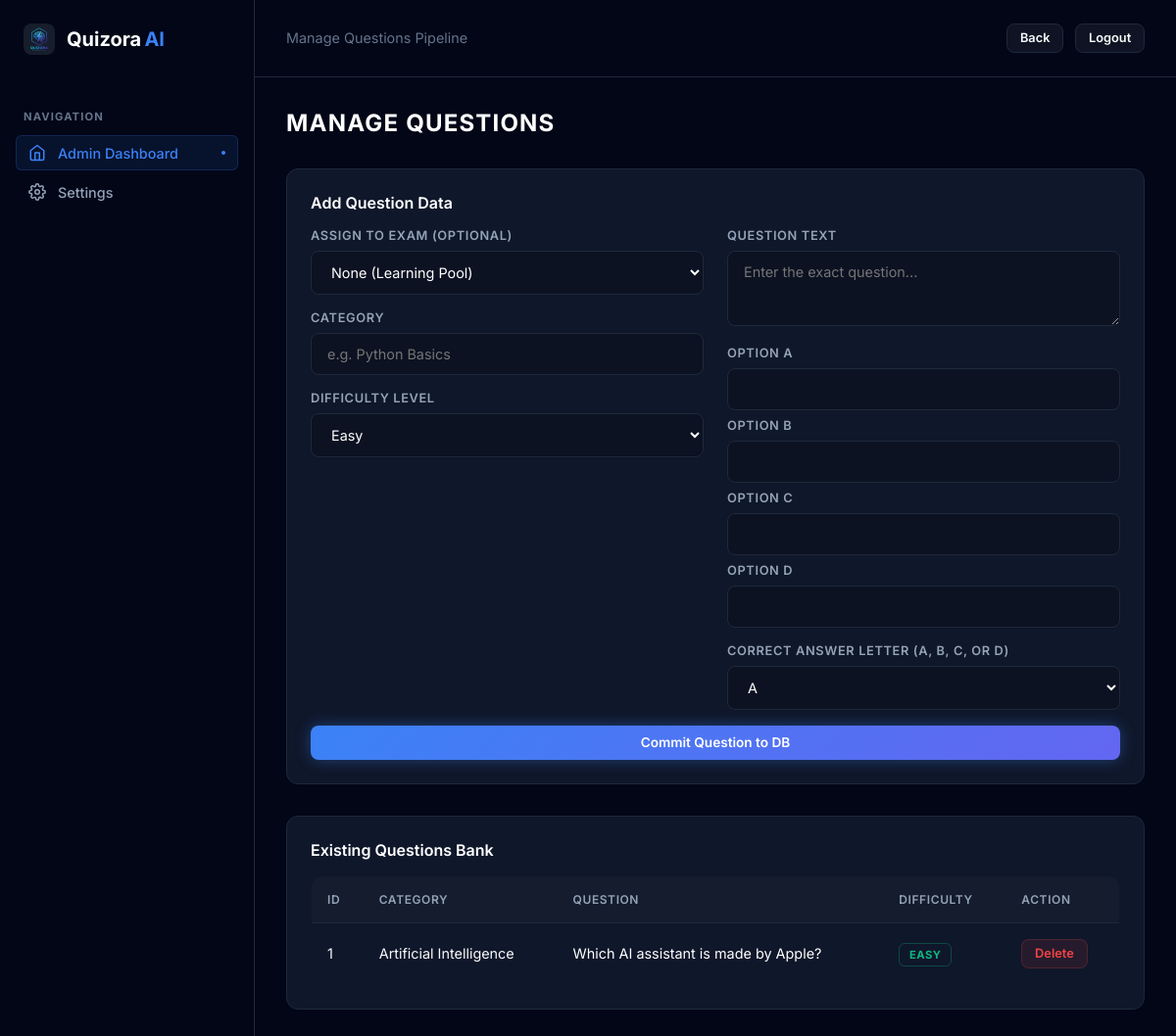
Page /manage_questions (signed in) on the committed database.
### tables this page shows
CREATE TABLE questions (
            id INTEGER PRIMARY KEY AUTOINCREMENT,
            exam_id INTEGER,
            category TEXT NOT NULL,
            question TEXT NOT NULL,
            option_a TEXT NOT NULL,
            option_b TEXT NOT NULL,
            option_c TEXT NOT NULL,
            option_d TEXT NOT NULL,
            correct_answer TEXT NOT NULL,
            difficulty_level TEXT DEFAULT 'Medium',
            FOREIGN KEY(exam_id) REFERENCES exams(id)
        );

### backend/app.py (the view)
@app.route('/manage_questions')
def manage_questions_page():
    if session.get('role') != 'admin':
        return redirect(url_for('index'))
    conn = get_db_connection()
    questions = conn.execute('SELECT * FROM questions ORDER BY id DESC').fetchall()
    exams = conn.execute('SELECT * FROM exams ORDER BY id DESC').fetchall()
    conn.close()
    return render_template('manage_questions.html', questions=questions, exams=exams)

### backend/app.py (called while the page is built)
def get_db_connection():
    conn = sqlite3.connect(DB_PATH)
    conn.row_factory = sqlite3.Row
    return conn

### frontend/templates/manage_questions.html (shortened to what this page needs)
<!DOCTYPE html>
<html lang="en">
<head>
    <link rel="stylesheet" href="{{ url_for('static', filename='css/style.css') }}">
</head>
<body>
    <div class="app-layout">
        <aside class="sidebar">
            <div class="sidebar-logo">
                <img src="{{ url_for('static', filename='img/logo.png') }}" class="logo-img" alt="Quizora Logo">
                <h1>Quizora <span class="ai-badge">AI</span></h1>
            </div>
            <div class="sidebar-section-title">Navigation</div>
            <nav class="sidebar-nav">
                <a href="/admin_dashboard" class="nav-item active">
                    <svg width="18" height="18" viewBox="0 0 24 24" fill="none" stroke="currentColor" stroke-width="2" stroke-linecap="round" stroke-linejoin="round"><path d="M3 9l9-7 9 7v11a2 2 0 0 1-2 2H5a2 2 0 0 1-2-2z"></path><polyline points="9 22 9 12 15 12 15 22"></polyline></svg>
                    Admin Dashboard
                </a>
                <a href="/settings" class="nav-item">
                    Settings
                </a>
            </nav>
        </aside>
        <main class="main-content">
            <div class="top-header">
                <div class="header-left">
                    <span>Manage Questions Pipeline</span>
                </div>
                <div class="header-right">
                    <button class="btn secondary-btn small-btn" onclick="window.location.href='/admin_dashboard'">Back</button>
                    <button class="btn secondary-btn small-btn" onclick="handleLogout()">Logout</button>
                </div>
            </div>
            <div class="content-area">
                <h1 class="page-title">Manage Questions</h1>
                <div class="artifact-card mb-2">
                    <h3 style="margin-bottom: 1rem;">Add Question Data</h3>
                    <form id="add-question-form" onsubmit="handleAddQuestion(event)">
                        <div class="grid-2">
                            <div>
                                <label>Assign to Exam (Optional)</label>
                                <select id="q-exam" style="margin-bottom: 1rem;">
                                    <option value="">None (Learning Pool)</option>
                                </select>
                                <label>Category</label>
                                <input type="text" id="q-category" required placeholder="e.g. Python Basics" style="margin-bottom: 1rem;">
                                <label>Difficulty Level</label>
                                <select id="q-diff" style="margin-bottom: 1rem;">
                                    <option value="Easy">Easy</option>
                                </select>
                            </div>
                            <div>
                                <label>Question Text</label>
                                <textarea id="q-text" rows="3" required placeholder="Enter the exact question..." style="margin-bottom: 1rem;"></textarea>
                                <div class="grid-2" style="gap: 0.5rem; margin-bottom: 1rem;">
                                    <div>
                                        <label>Option A</label>
                                        <input type="text" id="q-opt-a" required>
                                    </div>
                                    <div>
                                        <label>Option B</label>
                                        <input type="text" id="q-opt-b" required>
                                    </div>
                                    <div>
                                        <label>Option C</label>
                                        <input type="text" id="q-opt-c" required>
                                    </div>
                                    <div>
                                        <label>Option D</label>
                                        <input type="text" id="q-opt-d" required>
                                    </div>
                                </div>
                                <label>Correct Answer Letter (A, B, C, or D)</label>
                                <select id="q-ans">
                                    <option value="A">A</option>
                                </select>
                            </div>
                        </div>
                        <button type="submit" class="btn primary-btn mt-1" style="width: 100%;">Commit Question to DB</button>
                    </form>
                </div>
                <div class="artifact-card">
                    <h3 style="margin-bottom: 1rem;">Existing Questions Bank</h3>
                    <table class="data-table">
                        <thead>
                            <tr>
                                <th>ID</th>
                                <th>Category</th>
                                <th>Question</th>
                                <th>Difficulty</th>
                                <th>Action</th>
                            </tr>
                        </thead>
                        <tbody>
                            {% for row in questions %}
                            <tr>
                                <td>{{ row.id }}</td>
                                <td>{{ row.category }}</td>
                                <td style="color: white; max-width: 400px; white-space: nowrap; overflow: hidden; text-overflow: ellipsis;">{{ row.question }}</td>
                                <td>
                                    <span class="status-badge" style="{% if row.difficulty_level == 'Easy' %}color: var(--diff-easy); border-color: rgba(16,185,129,0.3);{% elif row.difficulty_level == 'Hard' %}color: var(--diff-hard); border-color: rgba(239,68,68,0.3);{% else %}color: var(--diff-medium); border-color: rgba(245,158,11,0.3);{% endif %}">{{ row.difficulty_level }}</span>
                                </td>
                                <td>
                                    <button class="btn danger-btn small-btn" onclick="deleteQuestion({{ row.id }})">Delete</button>
                                </td>
                            </tr>
                            {% endfor %}
                        </tbody>
                    </table>
                </div>
            </div>
        </main>
    </div>
</body>
</html>

### rows in the picture
questions: id "1", category "Artificial Intelligence", question "Which AI assistant is made by Apple?", difficulty_level "EASY"
